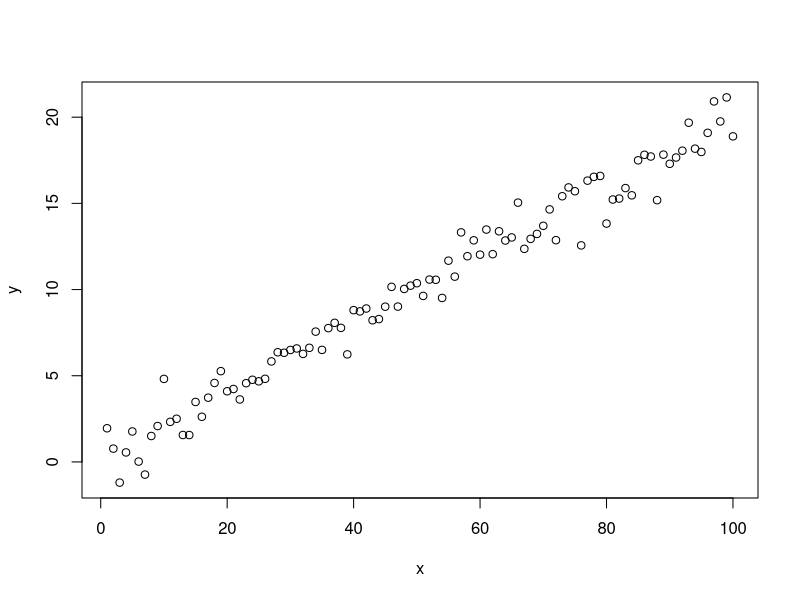
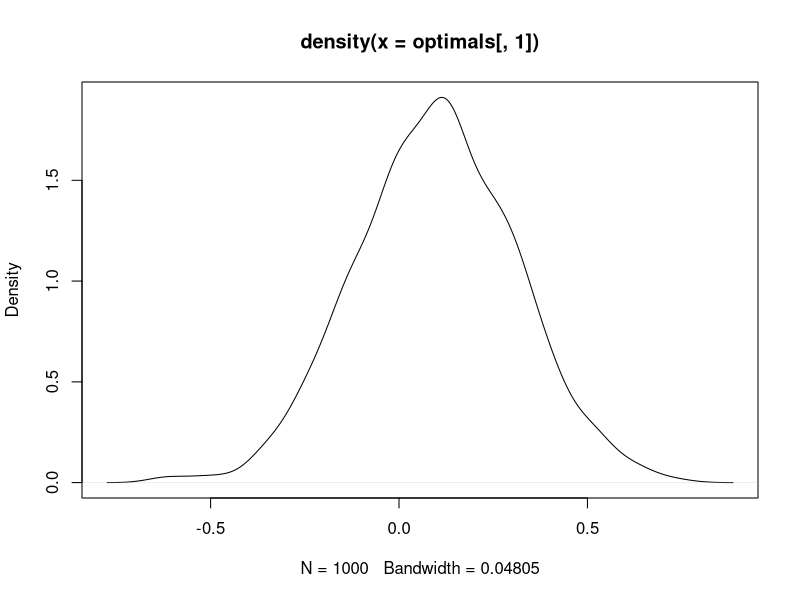
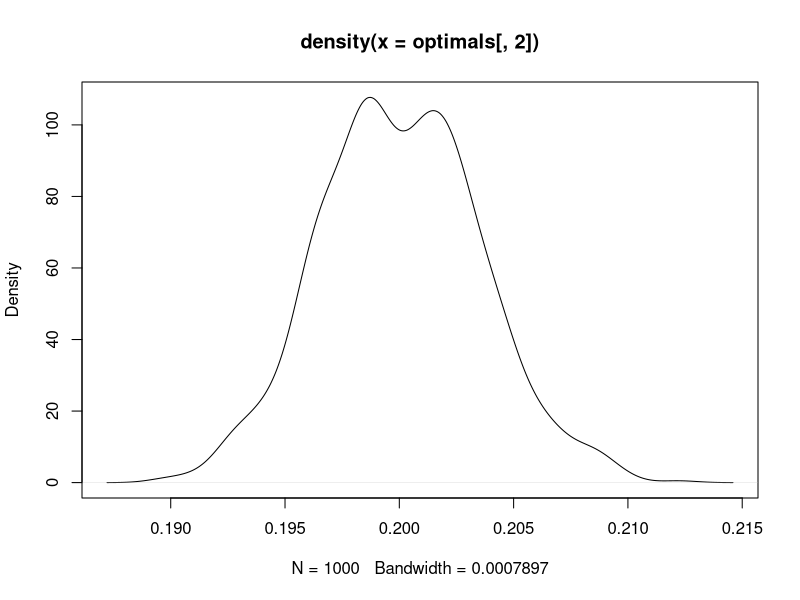

Reproduce these figures in R, in order.
##Part 1 
setwd("U:/finnegr1/ST3002")

#establish explanatory variables
x <- 1:100
#intercept param = 0.1, slope param = 0.2, errors normally distributed with sd = 0.1
y <- 0.1+0.2*x+rnorm(100, sd = 1)
plot(x,y)

##Part 2
#Define list using named entries for x and y
data <- list(x=x,y=y)
#Pass beta as a vector and data as a list
my.func = function(beta, data){
  return(sum((data$y-beta[1]-beta[2]*data$x)^2))
}

##Part 3
#Use optim function to estimate regression parameters
opt <- optim( par=c(2,2), fn = my.func, data = data, method = "BFGS")
#Print the calculated parameters to compare to what they should be
opt$par

##Part 4
#Establishing an empty matrix of 1000 rows and 2 columns
optimals = matrix(NA, 1000,2)
#Looping through each row I populate the matrix with the parameter estimates for each simulation
for(i in 1:1000){
  x <- 1:100
  y <- 0.1+0.2*x+rnorm(100, sd = 1)
  currentdata <- list(x=x,y=y)
  curropt <-optim( par=c(2,2), fn = my.func, data = currentdata, method = "BFGS")
  optimals[i, ] <- curropt$par
}

#Plot the kernal density estimate of the intercept parameter
plot(density(optimals[,1]))
#Plot the kernal density estimate of the slope parameter
plot(density(optimals[,2]))


#Should the standard deviation be lowered you could expect the plot of the kernal densities to be more centered around
#the mean and have smaller spread.
#This is a result of the Simple Linear Regression model being more fitted.